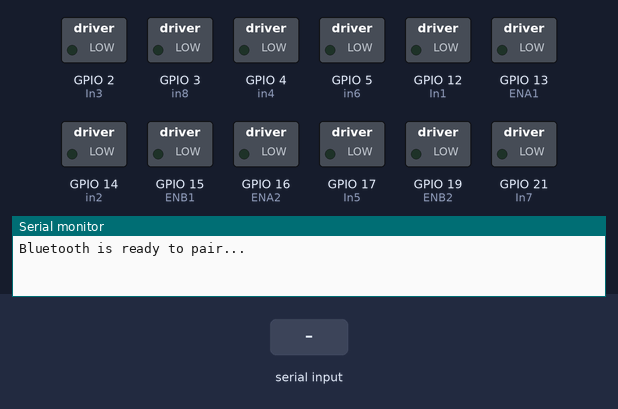
Bench run of a sketch on a simulated ESP32. Shown: switched loads named in the sketch (green lamp = pin HIGH), the last lines printed to the serial monitor. The inputs (shaded band) are chosen by the test bench. Nothing arrives over Bluetooth unless stated.

Above: at 1.2 s.
1.3 s: "1" received over the second serial link
At 2.9 s:
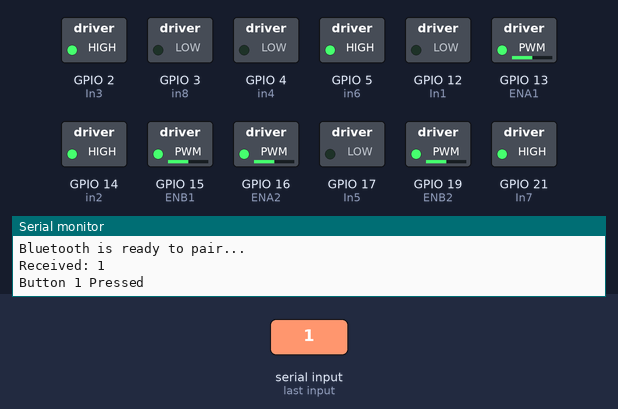
3.8 s: "2" received over the second serial link
At 6.0 s:
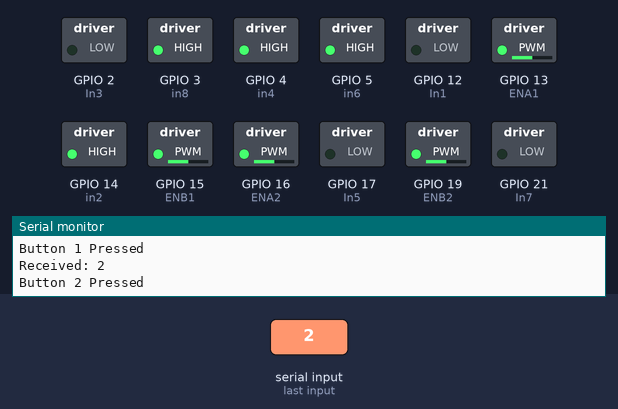
6.3 s: "3" received over the second serial link
At 8.1 s:
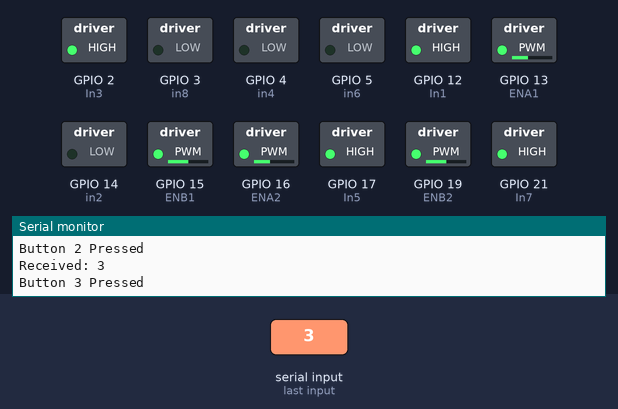
Timing chart, 0 to 9.6 s (numbered marks = the images above; inputs shaded):
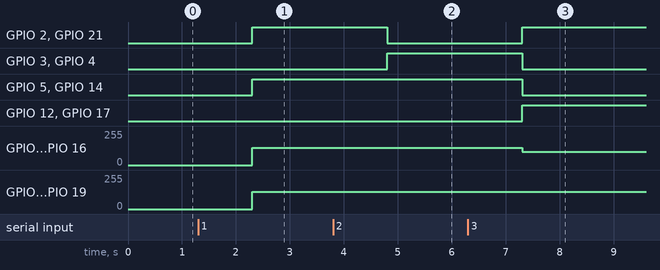

Measured:
- after the input at 1.3 s, GPIO 2 (In3), GPIO 5 (in6), GPIO 14 (in2), GPIO 21 (In7): LOW → HIGH after 1.0 s; GPIO 13 (ENA1), GPIO 15 (ENB1), GPIO 16 (ENA2), GPIO 19 (ENB2): 0/255 → 128/255 after 1.0 s
- after the input at 3.8 s, GPIO 2 (In3), GPIO 21 (In7): HIGH → LOW after 1.0 s; GPIO 3 (in8), GPIO 4 (in4): LOW → HIGH after 1.0 s
- after the input at 6.3 s, GPIO 2 (In3), GPIO 12 (In1), GPIO 17 (In5), GPIO 21 (In7): LOW → HIGH after 1.0 s; GPIO 3 (in8), GPIO 4 (in4), GPIO 5 (in6), GPIO 14 (in2): HIGH → LOW after 1.0 s; GPIO 13 (ENA1), GPIO 16 (ENA2): 128/255 → 100/255 after 1.0 s

The sketch:

sketch_oct20a.ino
```cpp
#include "BluetoothSerial.h"  // Include the BluetoothSerial library
#include <ESP32Servo.h>

// Motor pins ..You can adjust it as per your preference
#define ENA1 13
#define In1 12
#define in2 14
#define ENB1 15
#define In3 2
#define in4 4
#define ENA2 16
#define In5 17
#define in6 5
#define ENB2 19
#define In7 21
#define in8 3

BluetoothSerial ESP_BT;  // Create a BluetoothSerial object

void setup() {
    Serial.begin(115200);         // Initialize serial communication
    ESP_BT.begin("ESP32_BT");     // Start Bluetooth with the name "ESP32_BT"
    Serial.println("Bluetooth is ready to pair...");

    // Set motor control pins as outputs
    pinMode(In1, OUTPUT);
    pinMode(in2, OUTPUT);
    pinMode(In3, OUTPUT);
    pinMode(in4, OUTPUT);
    pinMode(In5, OUTPUT);
    pinMode(in6, OUTPUT);
    pinMode(In7, OUTPUT);
    pinMode(in8, OUTPUT);
}

void loop() {
    // Check if a Bluetooth device is connected
    if (ESP_BT.hasClient()) {
        // If Bluetooth has received data
        if (ESP_BT.available()) {
            char receivedChar = ESP_BT.read();  // Read the incoming character
            Serial.print("Received: ");
            Serial.println(receivedChar);       // Print to serial monitor

            // Perform actions based on the received data
            switch (receivedChar) {
                case '1':
                    moveForward();
                    ESP_BT.println("MOVING FORWARD");
                    break;
                case '2':
                    moveBackward();
                    ESP_BT.println("MOVING BACKWARD");
                    break;
                case '3':
                    turnLeft();
                    ESP_BT.println("TURNING LEFT");
                    break;
                case '4':
                    turnRight();
                    ESP_BT.println("TURNING RIGHT");
                    break;
                default:
                    Serial.println("Sorry, I didn't get you!");
                    break;
            }
        }
    }

    delay(100);  // Short delay for stability
}

// Function to move forward
void moveForward() {
    Serial.println("Button 1 Pressed");
    delay(1000);
    digitalWrite(In1, LOW);
    digitalWrite(in2, HIGH);
    analogWrite(ENA1, 128);

    digitalWrite(In3, HIGH);
    digitalWrite(in4, LOW);
    analogWrite(ENB1, 128);

    digitalWrite(In5, LOW);
    digitalWrite(in6, HIGH);
    analogWrite(ENA2, 128);

    digitalWrite(In7, HIGH);
    digitalWrite(in8, LOW);
    analogWrite(ENB2, 128);
}

// Function to move backward
void moveBackward() {
    Serial.println("Button 2 Pressed");
    delay(1000);
    digitalWrite(In1, LOW);
    digitalWrite(in2, HIGH);
    analogWrite(ENA1, 128);

    digitalWrite(In3, LOW);
    digitalWrite(in4, HIGH);
    analogWrite(ENB1, 128);

    digitalWrite(In5, LOW);
    digitalWrite(in6, HIGH);
    analogWrite(ENA2, 128);

    digitalWrite(In7, LOW);
    digitalWrite(in8, HIGH);
    analogWrite(ENB2, 128);
}

// Function to turn left
void turnLeft() {
    Serial.println("Button 3 Pressed");
    delay(1000);
    digitalWrite(In1, HIGH);
    digitalWrite(in2, LOW);
    analogWrite(ENA1, 100);

    digitalWrite(In3, HIGH);
    digitalWrite(in4, LOW);
    analogWrite(ENB1, 128);

    digitalWrite(In5, HIGH);
    digitalWrite(in6, LOW);
    analogWrite(ENA2, 100);

    digitalWrite(In7, HIGH);
    digitalWrite(in8, LOW);
    analogWrite(ENB2, 128);
}

// Function to turn right
void turnRight() {
    Serial.println("Button 4 Pressed");
    delay(1000);
    digitalWrite(In1, HIGH);
    digitalWrite(in2, LOW);
    analogWrite(ENA1, 128);

    digitalWrite(In3, HIGH);
    digitalWrite(in4, LOW);
    analogWrite(ENB1, 100);

    digitalWrite(In5, HIGH);
    digitalWrite(in6, LOW);
    analogWrite(ENA2, 128);

    digitalWrite(In7, HIGH);
    digitalWrite(in8, LOW);
    analogWrite(ENB2, 100);
}
```
